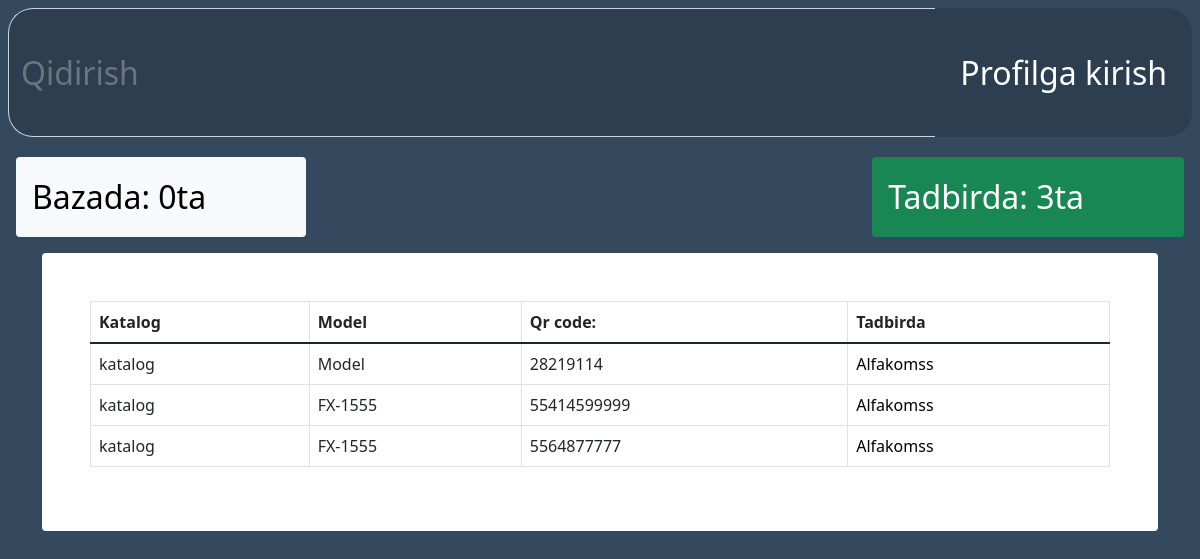
Screenshot of /ombor/ (signed in) with the database file from the repository.
### apps/models.py (models this page shows, shortened)
class RatsiyaModel(models.Model):
    tadbir = models.ManyToManyField(TadbirModel, through='Enrollment')
    katalog = models.CharField(max_length=200)
    rcode = models.SmallIntegerField(default=0)
    model = models.CharField(max_length=200)
    qr_code = models.CharField(max_length=200)
    lasteventid = models.PositiveIntegerField(default=0)
    archive = models.BooleanField(default=False)

class TadbirModel(models.Model):
    nametadbir = models.CharField(max_length=100)
    authuser = models.ForeignKey('auth.user', on_delete=models.CASCADE)
    pub_date = models.DateTimeField(auto_now_add=True)
    closeEvent = models.BooleanField(default=False)  # ombordami yuqmi

### apps/views.py (the view)
# urls.py: path('ombor/', OmborListView.as_view(), name='ombor'),
class OmborListView(ListView):
    model = RatsiyaModel
    template_name = 'ombor.html'
    context_object_name = 'profiles'
    def get_context_data(self, **kwargs):
        context = super().get_context_data(**kwargs)
        listoff = TadbirModel.objects.all()
        context['tadbirlid'] = list(listoff.values('id', 'nametadbir'))
        return context

### templates/ombor.html (shortened to what this page needs)
{% extends 'base.html' %}
{% block content %}
    <div class="d-flex justify-content-between" style="margin-left: 1rem;margin-right: 1rem;">
      <div class="mt-1 bg-light text-black rounded" style="padding: 1rem; padding-right: 100px ; font-size:xx-large;">
        Bazada: <span id="bazada"></span>
      </div>
      <div class="mt-1 bg-success text-white rounded" style="padding: 1rem; padding-right: 100px ; font-size:xx-large;">
        Tadbirda: <span id="tadbirda"></span>
      </div>
    </div>
    <div class="container mt-3">
    <div class="p-5 bg-white text-black rounded " >
      <table class="table table-bordered" id="costs">
        <thead>
          <tr>
            <th>Katalog</th>
            <th>Model</th>
            <th>Qr code: </th>
            <th>Tadbirda</th>
          </tr>
        </thead>
        <tbody>
            {%for data  in object_list %}
            {%if data.archive == False and data.katalog   != 'Ratsiya' %}
            <tr>
                <td>{{data.katalog}}</td>
                <td>{{data.model}}</td>
                <td>{{data.qr_code}}</td>
                <td><a href="/events/{{data.lasteventid }}" class = "text-black">{%for datas in tadbirlid%}{%if data.lasteventid == datas.id  %}{{datas.nametadbir}}{%endif%}{%endfor%}</td>
              </tr>
              {%endif%}
            {%endfor%}
        </tbody>
      </table>
</div>
  {% endblock content %}

### static/css/base.css (style rules this page uses)
body { background-color: #34495E; }
a { color:#fff; text-decoration: none; }

### rows the page displays
RatsiyaModel: katalog "katalog", model "Model", qr_code "28219114"
TadbirModel: nametadbir "Alfakomss"
RatsiyaModel: katalog "katalog", model "FX-1555", qr_code "55414599999"
RatsiyaModel: katalog "katalog", model "FX-1555", qr_code "5564877777"
